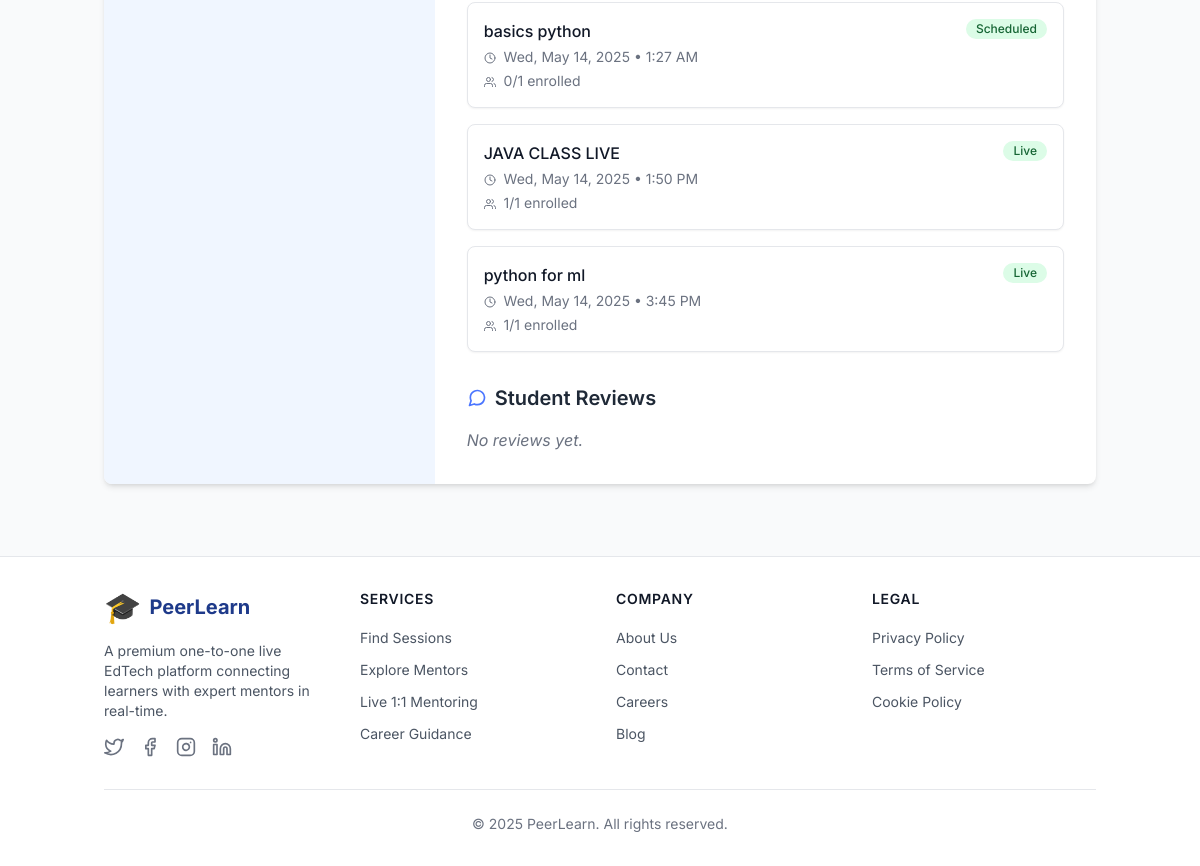
/users/mentors/5/ (signed in, lower part), run on an earlier commit of the app's database.
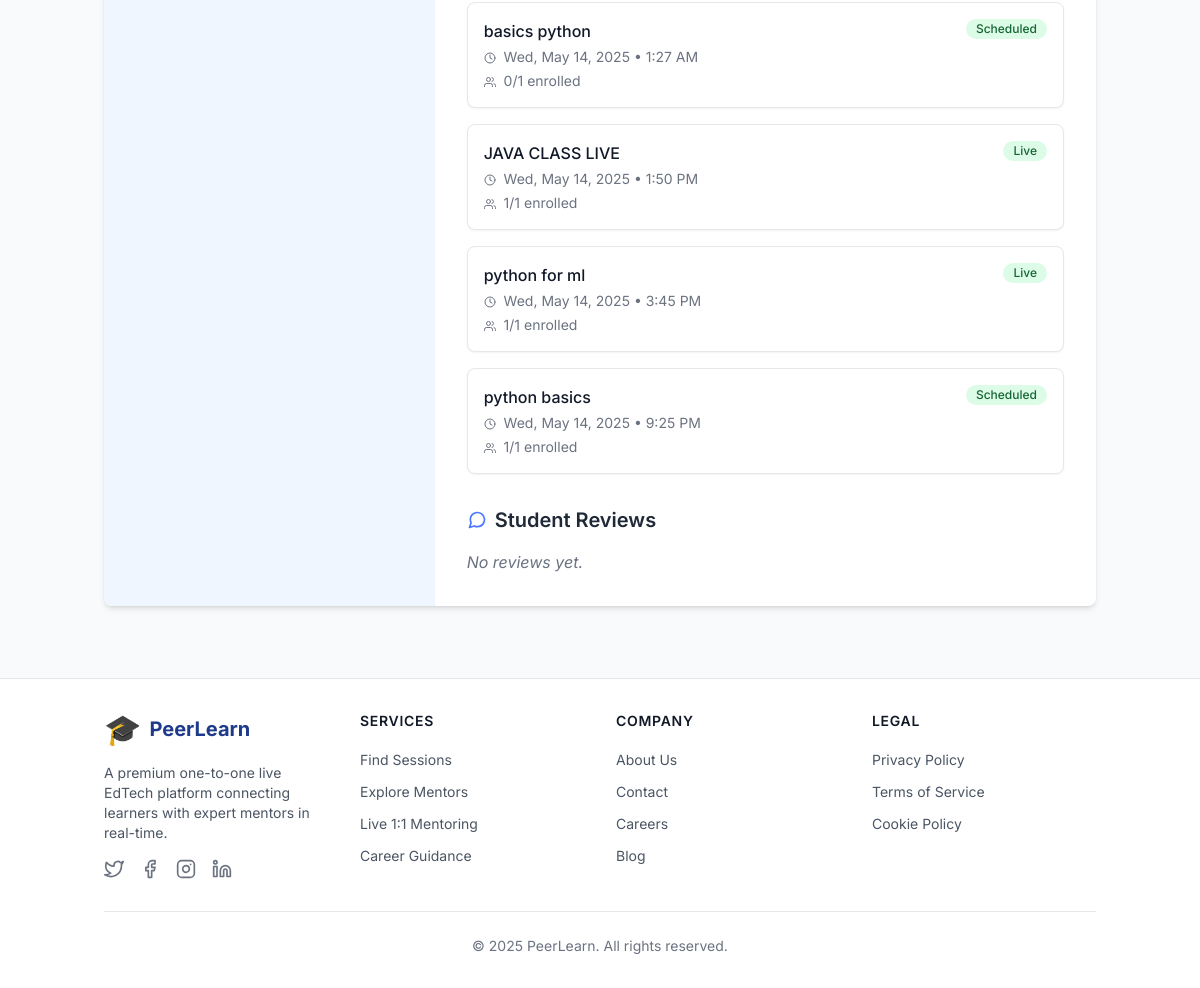
And on a later commit of the database.
### apps/learning_sessions/models.py (models this page shows, shortened)
class Session(models.Model):
    SCHEDULED = 'scheduled'
    LIVE = 'live'
    COMPLETED = 'completed'
    CANCELLED = 'cancelled'
    STATUS_CHOICES = [
        (SCHEDULED, _('Scheduled')),
        (LIVE, _('Live')),
        (COMPLETED, _('Completed')),
        (CANCELLED, _('Cancelled')),
    ]
    mentor = models.ForeignKey(
        CustomUser,
        on_delete=models.CASCADE,
        limit_choices_to={'role': CustomUser.MENTOR},
        help_text=_('The mentor hosting this session.')
    )
    title = models.CharField(
        max_length=255,
        help_text=_('Title of the session.')
    )
    description = models.TextField(
        help_text=_('Description of what will be covered in the session.')
    )
    topics = models.JSONField(
        default=list,
        help_text=_('List of topics that will be covered in this session.')
    )
    schedule = models.DateTimeField(
        help_text=_('Date and time when the session is scheduled.')
    )
    duration = models.PositiveIntegerField(
        default=60,
        help_text=_('Duration of the session in minutes.')
    )
    price = models.DecimalField(
        max_digits=10,
        decimal_places=2,
        default=0,
        help_text=_('Price of the session (0 for free sessions).')
    )
    room_code = models.UUIDField(
        default=uuid.uuid4,
        editable=False,
        unique=True,
        help_text=_('Unique code for the session room.')
    )
    status = models.CharField(
        max_length=10,
        choices=STATUS_CHOICES,
        default=SCHEDULED,
        help_text=_('Current status of the session.')
    )
    max_participants = models.PositiveIntegerField(
        default=1,
        help_text=_('Maximum number of participants allowed (1 for one-to-one).')
    )
    created_at = models.DateTimeField(
        auto_now_add=True,
        help_text=_('Date and time when the session was created.')
    )
    updated_at = models.DateTimeField(
        auto_now=True,
        help_text=_('Date and time when the session was last updated.')
    )
    class Meta:
        verbose_name = _('Session')
        verbose_name_plural = _('Sessions')
        ordering = ['-schedule']

### apps/users/views.py (the view)
# urls.py: path('mentors/<int:pk>/', views.MentorDetailView.as_view(), name='mentor_detail'),
@method_decorator(login_required, name='dispatch')
class MentorDetailView(DetailView):
    model = CustomUser
    template_name = 'mentors/profile.html'
    context_object_name = 'mentor'
    def get_queryset(self):
        return CustomUser.objects.filter(role=CustomUser.MENTOR)
    def get_context_data(self, **kwargs):
        context = super().get_context_data(**kwargs)
        if self.request.user.is_learner:
            context['rating_form'] = RatingForm()
        mentor = self.get_object()
        context['upcoming_sessions'] = Session.objects.filter(
            mentor=mentor,
            status__in=['scheduled', 'live']
        ).order_by('schedule')
        from apps.learning_sessions.models import Domain
        context['domains'] = Domain.objects.all()
        return context

### apps/core/templatetags/custom_filters.py (called while the page is built)
@register.filter
def strip(value):
    if isinstance(value, str):
        return value.strip()
    return value

### apps/users/models.py (called while the page is built)
    @property
    def is_learner(self):
        return self.role == self.LEARNER

    def get_dashboard_url(self):
        if self.is_learner:
            return '/users/dashboard/learner/'
        elif self.is_mentor:
            return '/users/dashboard/mentor/'
        elif self.is_admin_user:
            return '/admin/'
        return '/'

### templates/mentors/profile.html (shortened to what the changed rows need)
{% extends request.is_dashboard|yesno:"dashboard_base.html,base.html" %}
{% load static %}
{% load custom_filters %}
{% block content %}
<div class="container mx-auto px-4 py-8">
    <div class="max-w-5xl mx-auto">
        <div class="bg-white rounded-lg shadow-md overflow-hidden">
            <div class="flex flex-col md:flex-row">
                <div class="md:w-2/3 p-8">
                    <div class="mb-8">
                        {% if upcoming_sessions %}
                            <div class="space-y-4">
                                {% for session in upcoming_sessions %}
                                    <div class="bg-white border border-gray-200 rounded-lg p-4 shadow-sm hover:shadow-md transition-shadow duration-200">
                                        <div class="flex justify-between items-start">
                                            <div>
                                                <h3 class="font-medium text-gray-900">{{ session.title }}</h3>
                                                <p class="text-sm text-gray-500 mt-1">
                                                    <i data-feather="clock" class="inline w-3 h-3 mr-1"></i>
                                                    {{ session.schedule|date:"D, M d, Y • g:i A" }}
                                                </p>
                                                <p class="text-sm text-gray-500 mt-1">
                                                    <i data-feather="users" class="inline w-3 h-3 mr-1"></i>
                                                    {{ session.bookings.count|default:"0" }}/{{ session.max_participants }} enrolled
                                                </p>
                                            </div>
                                            <span class="inline-flex items-center px-2.5 py-0.5 rounded-full text-xs font-medium bg-green-100 text-green-800">
                                                {{ session.get_status_display }}
                                            </span>
                                        </div>
                                    </div>
                                {% endfor %}
                            </div>
                        {% else %}
                            <p class="text-gray-500 italic">No upcoming sessions scheduled.</p>
                        {% endif %}
                    </div>
                    <div>
                        <h2 class="text-xl font-semibold mb-4 flex items-center text-gray-800">
                            <i data-feather="message-circle" class="w-5 h-5 mr-2 text-primary-500"></i>
                            Student Reviews
                        </h2>
                    </div>
                </div>
            </div>
        </div>
    </div>
</div>
{% endblock %}

What changed in the data, as far as the page shows it:
added Session: title "python basics", schedule "Wed, May 14, 2025 • 9:25 PM", bookings.count "1", max_participants "1", status "Scheduled"
